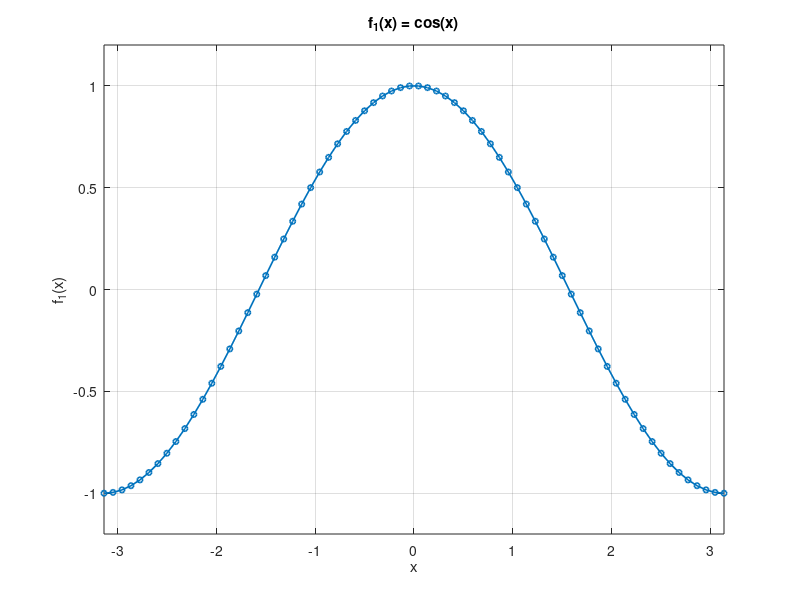
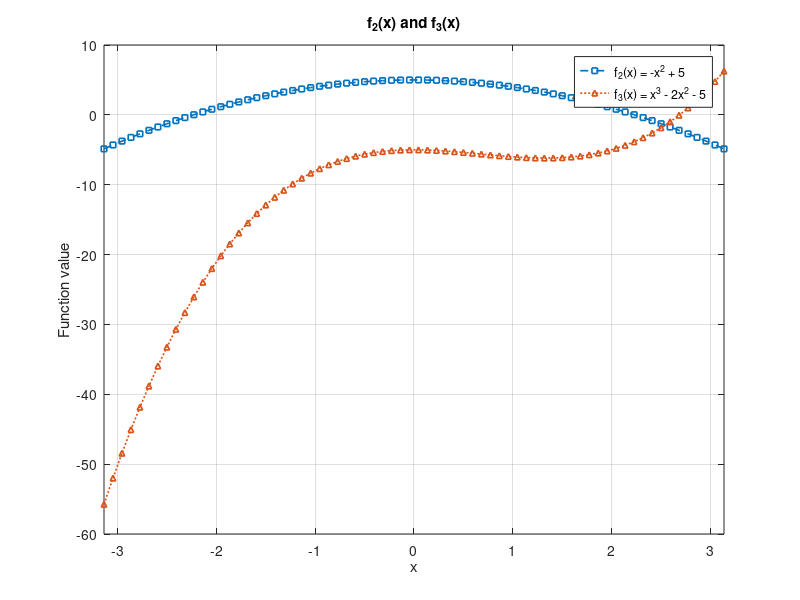
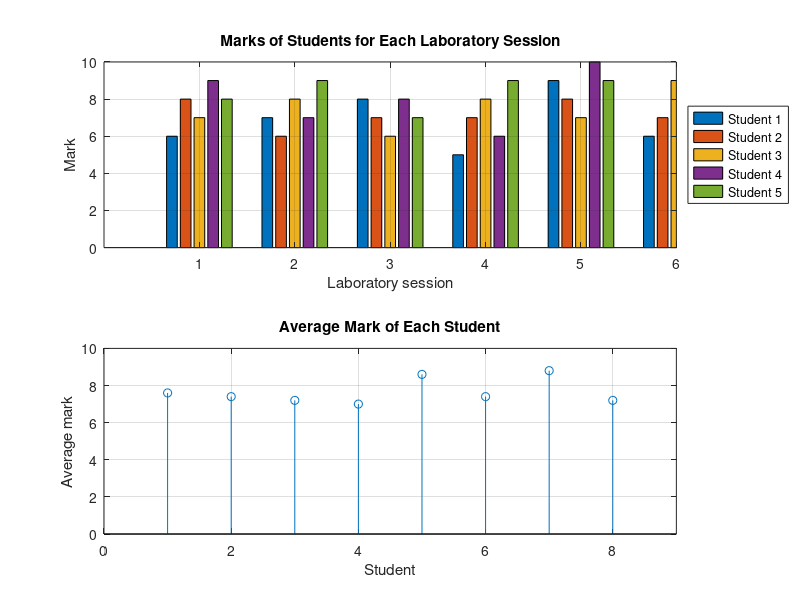
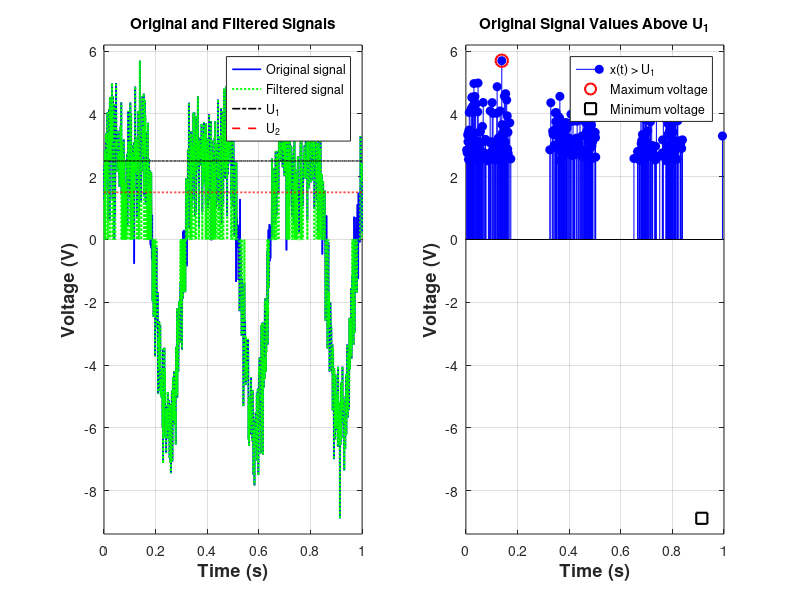

MATLAB code for these plots, in order:
%Arseniy Kaurdakou, EDIfu-25/2, 2026.09.21
clear;
clc;
close all;

x = linspace(-pi, pi, 70);

f1 = cos(x);
f2 = -x.^2 + 5;
f3 = x.^3 - 2*x.^2 - 5;

figure;

plot(x, f1, '-o', ...
    'LineWidth', 1.2, ...
    'MarkerSize', 4);

xlabel('x');
ylabel('f_1(x)');
title('f_1(x) = cos(x)');
grid on;

axis([-pi pi -1.2 1.2]);


figure;

plot(x, f2, '--s', ...
    'LineWidth', 1.2, ...
    'MarkerSize', 4);

hold on;

plot(x, f3, ':^', ...
    'LineWidth', 1.2, ...
    'MarkerSize', 4);

xlabel('x');
ylabel('Function value');
title('f_2(x) and f_3(x)');

legend('f_2(x) = -x^2 + 5', ...
       'f_3(x) = x^3 - 2x^2 - 5', ...
       'Location', 'best');

grid on;
axis([-pi pi -60 10]);

hold off;

marks = [ ...
    6 8 7 9 8;
    7 6 8 7 9;
    8 7 6 8 7;
    5 7 8 6 9;
    9 8 7 10 9;
    6 7 9 8 7;
    8 9 10 9 8;
    7 8 6 7 8];

students = {'Student 1','Student 2','Student 3','Student 4', ...
            'Student 5','Student 6','Student 7','Student 8'};

average_mark = marks * ones(5,1) / 5;

figure;

subplot(2,1,1);

bar(marks);

xlabel('Laboratory session');
ylabel('Mark');
title('Marks of Students for Each Laboratory Session');

axis([0 6 0 10]);
grid on;

legend(students, 'Location', 'eastoutside');

subplot(2,1,2);

stem(1:8, average_mark, 'o');

xlabel('Student');
ylabel('Average mark');
title('Average Mark of Each Student');

axis([0 9 0 10]);
grid on;
%%

A = 4;
f = 3;
sigma = 1;
U1 = 2.5;
U2 = 1.5;

t = 0:0.001:1;

s = A*sin(2*pi*f*t) + 0.5*A*cos(4*pi*f*t);

n = sigma*randn(size(t));

x = s + n;

selected = x(x > U1);

filtered = x;
filtered(abs(filtered) < U2) = 0;

number_filtered = length(filtered);
number_selected = length(selected);

min_filtered = min(filtered); 
max_filtered = max(filtered);

disp('Selected samples:') 
disp(selected)

fprintf('Number of samples in filtered signal: %d\n', number_filtered); 
fprintf('Number of samples exceeding U1: %d\n', number_selected);
fprintf('Minimum value of filtered signal: %.4f V\n', min_filtered); 
fprintf('Maximum value of filtered signal: %.4f V\n', max_filtered);



figure;


subplot(1,2,1);

plot(t, x, 'b-', 'LineWidth', 1.2);
hold on;

plot(t, filtered, 'g:', 'LineWidth', 1.5);

plot(t, U1 * ones(size(t)), 'k-.', 'LineWidth', 1.2);

plot(t, U2 * ones(size(t)), 'r--', 'LineWidth', 1.2);

xlabel('Time (s)', 'FontWeight', 'bold', 'FontSize', 13);
ylabel('Voltage (V)', 'FontWeight', 'bold', 'FontSize', 13);

title('Original and Filtered Signals');

legend('Original signal', ...
       'Filtered signal', ...
       'U_1', ...
       'U_2', ...
       'Location', 'best');

grid on;

axis([min(t) max(t) min([x filtered U1 U2])-0.5 ...
                         max([x filtered U1 U2])+0.5]);

hold off;



subplot(1,2,2);

idx = x > U1;

stem(t(idx), x(idx), 'b', 'filled');

hold on;

max_value = max(x);
min_value = min(x);

max_idx = x == max_value;
min_idx = x == min_value;

plot(t(max_idx), x(max_idx), 'ro', ...
    'MarkerSize', 9, ...
    'LineWidth', 1.5);

plot(t(min_idx), x(min_idx), 'ks', ...
    'MarkerSize', 8, ...
    'LineWidth', 1.5);

xlabel('Time (s)', 'FontWeight', 'bold', 'FontSize', 13);
ylabel('Voltage (V)', 'FontWeight', 'bold', 'FontSize', 13);

title('Original Signal Values Above U_1');

legend('x(t) > U_1', ...
       'Maximum voltage', ...
       'Minimum voltage', ...
       'Location', 'best');

grid on;

axis([min(t) max(t) min([x])-0.5 max([x])+0.5]);

hold off;


%% Additional task

clc;
clear;

A = [0 1 0 2 3 0 4;
     0 0 0 0 0 0 0;
     0 5 0 6 7 0 8;
     0 9 0 1 2 0 3;
     0 0 0 0 0 0 0;
     0 4 0 5 6 0 7];

...
